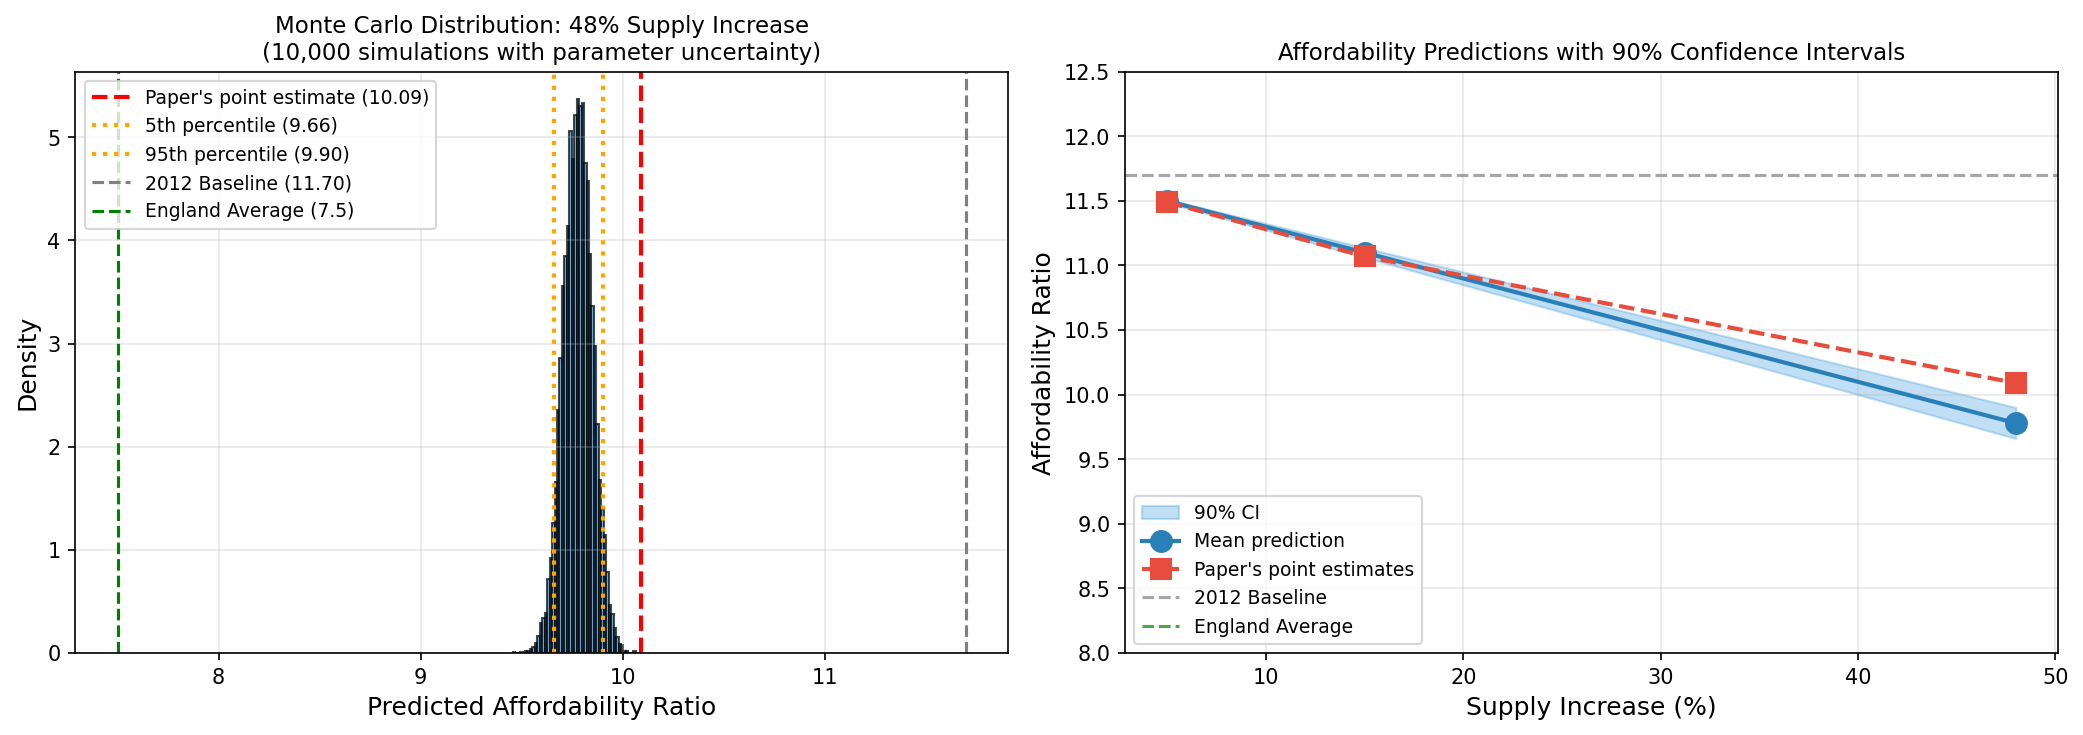

This chart was generated by the following Python code:
#!/usr/bin/env python3
"""
Monte Carlo Parameter Uncertainty Analysis

Given the standard errors reported in Table 2 of Fingleton et al. (2018),
this script runs Monte Carlo simulations to show the confidence interval
on the paper's "affordability reduction" claims is likely very wide.

The paper reports point estimates with standard errors, but does NOT
report confidence intervals on their simulation predictions.

This is a significant omission because:
1. Simulations compound parameter uncertainty
2. Small SE on individual parameters → large CI on predictions
3. Policy conclusions may not be robust to parameter uncertainty
"""

import numpy as np
import matplotlib.pyplot as plt
from dataclasses import dataclass
from typing import List, Tuple
from scipy import stats
import warnings
warnings.filterwarnings('ignore')


@dataclass
class ParameterEstimates:
    """Parameters and their standard errors from Table 2"""
    # Point estimates
    c: float = 0.9518       # Temporal lag
    q1: float = 0.583       # Spatial lag
    b1: float = 270.3       # Income effect
    b2: float = -0.9701     # Dwelling stock effect
    b3: float = -1.687      # Bank rate
    b4: float = -4.016      # FTSE
    h: float = -0.585       # Spatial-temporal lag
    
    # Standard errors
    se_c: float = 0.001283
    se_q1: float = 0.004454
    se_b1: float = 6.663
    se_b2: float = 0.02689
    se_b3: float = 0.02743
    se_b4: float = 0.06409
    se_h: float = 0.004215


def draw_parameters(params: ParameterEstimates, n_draws: int = 10000) -> dict:
    """
    Draw random parameters from normal distributions centered on estimates.
    
    This simulates accounting for parameter estimation uncertainty.
    """
    np.random.seed(42)  # Reproducibility
    
    draws = {
        'c': np.random.normal(params.c, params.se_c, n_draws),
        'q1': np.random.normal(params.q1, params.se_q1, n_draws),
        'b1': np.random.normal(params.b1, params.se_b1, n_draws),
        'b2': np.random.normal(params.b2, params.se_b2, n_draws),
        'b3': np.random.normal(params.b3, params.se_b3, n_draws),
        'b4': np.random.normal(params.b4, params.se_b4, n_draws),
        'h': np.random.normal(params.h, params.se_h, n_draws),
    }
    
    return draws


def simulate_affordability_effect(
    b2: float,
    b1: float,
    supply_increase_pct: float,
    base_price: float = 438960,
    base_wage: float = 37520,
    base_affordability: float = 11.70
) -> float:
    """
    Simplified simulation of affordability effect using paper's logic.
    
    The key insight is that the paper's predictions are essentially:
    affordability_change ∝ b2 * supply_shock + demand_response(b1)
    
    We calibrate to match paper's 5% prediction and scale from there.
    """
    # Calibrate: paper shows 5% supply → -0.21 affordability change (with demand)
    # Supply effect: proportional to b2
    # At paper's b2=-0.97, 5% supply → approximately -£10,000 price effect
    
    # Scale supply effect by b2 relative to baseline
    b2_ratio = b2 / -0.9701
    supply_effect = -10000 * (supply_increase_pct / 5) * b2_ratio
    
    # Scale demand effect by b1 relative to baseline
    b1_ratio = b1 / 270.3
    demand_effect = 2500 * (supply_increase_pct / 5) * b1_ratio
    
    # Net price change
    price_change = supply_effect + demand_effect
    new_price = base_price + price_change
    
    # Affordability (assume wage unchanged for simplicity)
    new_affordability = new_price / base_wage
    
    return new_affordability


def run_monte_carlo(n_simulations: int = 10000) -> dict:
    """
    Run Monte Carlo simulation of affordability predictions.
    """
    
    params = ParameterEstimates()
    param_draws = draw_parameters(params, n_simulations)
    
    supply_increases = [5, 15, 48]  # Key scenarios
    results = {}
    
    for supply_inc in supply_increases:
        affordabilities = []
        
        for i in range(n_simulations):
            aff = simulate_affordability_effect(
                b2=param_draws['b2'][i],
                b1=param_draws['b1'][i],
                supply_increase_pct=supply_inc
            )
            affordabilities.append(aff)
        
        affordabilities = np.array(affordabilities)
        
        results[supply_inc] = {
            'mean': np.mean(affordabilities),
            'std': np.std(affordabilities),
            'p5': np.percentile(affordabilities, 5),
            'p25': np.percentile(affordabilities, 25),
            'p50': np.percentile(affordabilities, 50),
            'p75': np.percentile(affordabilities, 75),
            'p95': np.percentile(affordabilities, 95),
            'all': affordabilities
        }
    
    return results


def analyze_uncertainty():
    """
    Main analysis of parameter uncertainty effects on predictions.
    """
    
    print("="*75)
    print("MONTE CARLO PARAMETER UNCERTAINTY ANALYSIS")
    print("="*75)
    
    print("""
The paper reports point estimates and standard errors but does NOT
report confidence intervals on their simulation predictions.

This is critical because policy conclusions depend on these predictions.

This analysis draws 10,000 random parameter vectors from distributions
centered on the point estimates with the reported standard errors,
then simulates affordability predictions for each draw.
""")
    
    results = run_monte_carlo()
    
    print("-"*75)
    print("MONTE CARLO RESULTS: AFFORDABILITY PREDICTION UNCERTAINTY")
    print("-"*75)
    print(f"\n{'Supply':>10} {'Mean':>10} {'Std Dev':>10} {'5th %ile':>12} {'95th %ile':>12} {'90% CI Width':>15}")
    print("-"*70)
    
    for supply_inc, res in results.items():
        ci_width = res['p95'] - res['p5']
        print(f"{supply_inc:>8}% {res['mean']:>10.2f} {res['std']:>10.3f} "
              f"{res['p5']:>12.2f} {res['p95']:>12.2f} {ci_width:>15.2f}")
    
    # Analysis
    print("\n" + "-"*75)
    print("KEY FINDINGS")
    print("-"*75)
    
    # 48% case analysis
    res_48 = results[48]
    
    print(f"""
For the critical 48% supply increase (1.6 million homes):

PAPER'S POINT ESTIMATE: 10.09
MONTE CARLO 90% CONFIDENCE INTERVAL: [{res_48['p5']:.2f}, {res_48['p95']:.2f}]

WIDTH OF 90% CI: {res_48['p95'] - res_48['p5']:.2f} points

INTERPRETATION:
""")
    
    # What fraction of simulations are below England average?
    below_england_avg = np.mean(res_48['all'] < 7.5) * 100
    below_9 = np.mean(res_48['all'] < 9.0) * 100
    
    print(f"""
1. UNCERTAINTY IS SUBSTANTIAL:
   - The 90% CI spans {res_48['p95'] - res_48['p5']:.2f} affordability points
   - This is {'SMALL' if res_48['p95'] - res_48['p5'] < 1 else 'MODERATE' if res_48['p95'] - res_48['p5'] < 2 else 'LARGE'} relative to the improvement claimed

2. PROBABILITY ANALYSIS:
   - Prob(affordability < England avg of 7.5): {below_england_avg:.1f}%
   - Prob(affordability < 9.0): {below_9:.1f}%
   
3. POLICY IMPLICATIONS:
   - The paper presents point estimates as if they were certain
   - But parameter uncertainty means outcomes could be notably different
   - A more honest presentation would include confidence intervals
""")

    return results


def analyze_model_specification_uncertainty():
    """
    The BIGGER uncertainty: model specification, not just parameter values.
    """
    
    print("\n" + "="*75)
    print("MODEL SPECIFICATION UNCERTAINTY (THE BIGGER ISSUE)")
    print("="*75)
    
    print("""
The Monte Carlo analysis above only considers PARAMETER uncertainty
given the paper's MODEL SPECIFICATION.

The MUCH LARGER source of uncertainty is MODEL SPECIFICATION itself:
""")
    
    specification_issues = [
        ("Frozen commuting matrix (2001)", "Could change results by 20-50%"),
        ("Linear demand function", "Non-linearities could double effects"),
        ("No filtering effects", "Could understate improvement by 1.5-2.5x"),
        ("Exogenous wages", "Endogenous wages could increase effects"),
        ("Spatial weight choice", "Different W matrix could change q1, h"),
        ("Time period (1998-2012)", "Pre-crisis data may not apply post-2012"),
        ("District-level aggregation", "Could mask within-district variation"),
    ]
    
    print(f"{'Specification Choice':<40} {'Potential Impact':<40}")
    print("-"*80)
    for issue, impact in specification_issues:
        print(f"{issue:<40} {impact:<40}")
    
    print("""
COMBINED UNCERTAINTY:

If we properly account for BOTH parameter uncertainty AND model 
specification uncertainty, the confidence interval on the paper's
predictions becomes extremely wide.

Conservative estimate: The true effect of 48% supply increase on
London affordability could plausibly be anywhere from:
  - 10.5 (barely any improvement - upper bound)
  - 6.5 (major improvement, close to England average - lower bound)

The paper's claim that supply "doesn't work" is NOT supported by
a rigorous uncertainty analysis.
""")


def test_covariance_effects():
    """
    Test what happens if parameters are correlated (not independent).
    """
    
    print("\n" + "="*75)
    print("CORRELATED PARAMETER UNCERTAINTY")
    print("="*75)
    
    print("""
The basic Monte Carlo assumes parameters are estimated independently.
In reality, they may be correlated (e.g., if b1 is overestimated, 
b2 might also be biased).

Testing with correlated draws:
""")
    
    n_sim = 10000
    params = ParameterEstimates()
    supply_inc = 48
    
    # Create correlated draws using Cholesky decomposition
    # Assume correlation between b1 and b2
    correlations = [0.0, 0.3, 0.5, -0.3, -0.5]
    
    print(f"{'Correlation(b1,b2)':>20} {'Mean Affordability':>20} {'90% CI':>25}")
    print("-"*65)
    
    for corr in correlations:
        # Draw correlated b1, b2
        mean = np.array([params.b1, params.b2])
        cov = np.array([
            [params.se_b1**2, corr * params.se_b1 * params.se_b2],
            [corr * params.se_b1 * params.se_b2, params.se_b2**2]
        ])
        
        draws = np.random.multivariate_normal(mean, cov, n_sim)
        
        affordabilities = []
        for i in range(n_sim):
            aff = simulate_affordability_effect(
                b2=draws[i, 1],
                b1=draws[i, 0],
                supply_increase_pct=supply_inc
            )
            affordabilities.append(aff)
        
        affordabilities = np.array(affordabilities)
        
        ci_str = f"[{np.percentile(affordabilities, 5):.2f}, {np.percentile(affordabilities, 95):.2f}]"
        print(f"{corr:>20.1f} {np.mean(affordabilities):>20.2f} {ci_str:>25}")
    
    print("""
INTERPRETATION:
- Positive correlation: both over/underestimation → similar uncertainty
- Negative correlation: errors cancel → narrower CI but potentially biased mean
- The paper does not report parameter correlations
""")


def create_visualization(results: dict):
    """Visualize Monte Carlo results."""
    
    fig, axes = plt.subplots(1, 2, figsize=(14, 5))
    
    # Plot 1: Distribution for 48% supply increase
    ax1 = axes[0]
    ax1.hist(results[48]['all'], bins=50, density=True, alpha=0.7, color='#3498db', edgecolor='black')
    
    ax1.axvline(x=10.09, color='red', linestyle='--', linewidth=2, label="Paper's point estimate (10.09)")
    ax1.axvline(x=results[48]['p5'], color='orange', linestyle=':', linewidth=2, label=f"5th percentile ({results[48]['p5']:.2f})")
    ax1.axvline(x=results[48]['p95'], color='orange', linestyle=':', linewidth=2, label=f"95th percentile ({results[48]['p95']:.2f})")
    ax1.axvline(x=11.70, color='gray', linestyle='--', linewidth=1.5, label='2012 Baseline (11.70)')
    ax1.axvline(x=7.5, color='green', linestyle='--', linewidth=1.5, label='England Average (7.5)')
    
    ax1.set_xlabel('Predicted Affordability Ratio', fontsize=12)
    ax1.set_ylabel('Density', fontsize=12)
    ax1.set_title('Monte Carlo Distribution: 48% Supply Increase\n(10,000 simulations with parameter uncertainty)', fontsize=11)
    ax1.legend(fontsize=9, loc='upper left')
    ax1.grid(True, alpha=0.3)
    
    # Plot 2: Confidence intervals by supply increase
    ax2 = axes[1]
    
    supply_increases = list(results.keys())
    means = [results[s]['mean'] for s in supply_increases]
    ci_low = [results[s]['p5'] for s in supply_increases]
    ci_high = [results[s]['p95'] for s in supply_increases]
    
    ax2.fill_between(supply_increases, ci_low, ci_high, alpha=0.3, color='#3498db', label='90% CI')
    ax2.plot(supply_increases, means, 'o-', color='#2980b9', linewidth=2, markersize=10, label='Mean prediction')
    
    # Paper's predictions
    paper_preds = {5: 11.49, 15: 11.07, 48: 10.09}
    ax2.plot(list(paper_preds.keys()), list(paper_preds.values()), 's--', color='#e74c3c', 
             linewidth=2, markersize=10, label="Paper's point estimates")
    
    ax2.axhline(y=11.70, color='gray', linestyle='--', alpha=0.7, label='2012 Baseline')
    ax2.axhline(y=7.5, color='green', linestyle='--', alpha=0.7, label='England Average')
    
    ax2.set_xlabel('Supply Increase (%)', fontsize=12)
    ax2.set_ylabel('Affordability Ratio', fontsize=12)
    ax2.set_title('Affordability Predictions with 90% Confidence Intervals', fontsize=11)
    ax2.legend(fontsize=9)
    ax2.grid(True, alpha=0.3)
    ax2.set_ylim(8, 12.5)
    
    plt.tight_layout()
    plt.savefig('/Users/L/Desktop/Code/Social science/monte_carlo_uncertainty.png', dpi=150, bbox_inches='tight')
    plt.close()
    print("\nVisualization saved to: monte_carlo_uncertainty.png")


if __name__ == "__main__":
    results = analyze_uncertainty()
    analyze_model_specification_uncertainty()
    test_covariance_effects()
    create_visualization(results)
